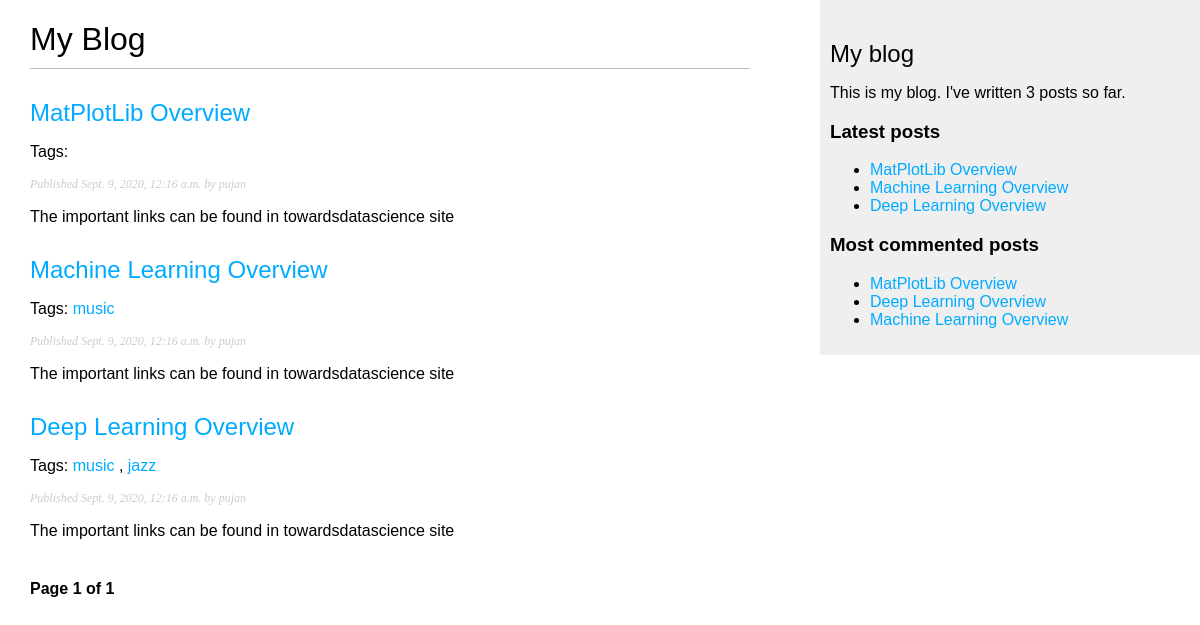
The page /blog/ on the database as committed earlier.
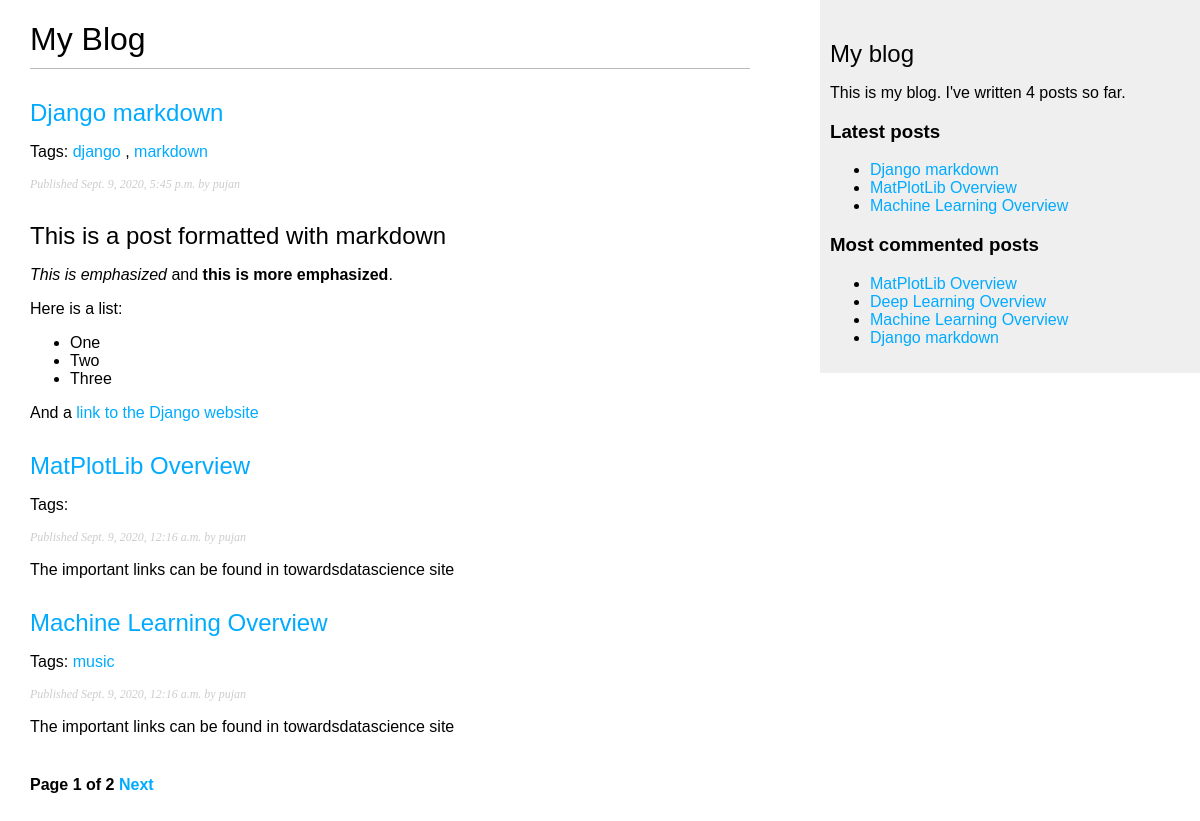
The same page on the database as committed later.
### blog/models.py (models this page shows, shortened)
class Post(models.Model):
    STATUS_CHOICES = (
        ('draft', 'Draft'),
        ('published', 'Published')
    )
    title = models.CharField(max_length=250)
    slug = models.SlugField(max_length=250, unique_for_date='publish')
    author = models.ForeignKey(User, on_delete=models.CASCADE, related_name='blog_posts')
    body = models.TextField()
    publish = models.DateTimeField(default=timezone.now)
    created = models.DateTimeField(auto_now_add=True)
    updated = models.DateTimeField(auto_now=True)
    status = models.CharField(max_length=10, choices=STATUS_CHOICES, default='draft')
    objects = models.Manager()
    published = PublishedManager()
    tags = TaggableManager()
    class Meta:
        ordering = ('-publish',)
    def get_absolute_url(self):
        return reverse('blog:post_detail',
                       args=[self.publish.year,
                             self.publish.month,
                             self.publish.day, self.slug])

### blog/views.py (the view)
# urls.py: path('', views.post_list, name='post_list'),
def post_list(request, tag_slug=None):
    object_list = Post.published.all()
    tag = None
    if tag_slug:
        tag = get_object_or_404(Tag, slug=tag_slug)
        object_list = object_list.filter(tags__in=[tag])
    paginator = Paginator(object_list, 3) # 3 posts in each page
    page = request.GET.get('page')
    try:
        posts = paginator.page(page)
    except PageNotAnInteger:
        posts = paginator.page(1)
    except EmptyPage:
        posts = paginator.page(paginator.num_pages)
    return render(request, 'blog/post/list.html', {'page': page, 'posts': posts, 'tag': tag})

### blog/models.py (called while the page is built)
    def get_queryset(self):
        return super(PublishedManager, self).get_queryset().filter(status='published')

### blog/templatetags/blog_tags.py (called while the page is built)
@register.simple_tag
def total_posts():
    return Post.published.count()

@register.inclusion_tag('blog/post/latest_posts.html')
def show_latest_posts(count=5):
    latest_posts = Post.published.order_by('-publish')[:count]
    return {'latest_posts': latest_posts}

@register.simple_tag
def get_most_commented_posts(count=5):
    return Post.published.annotate(total_comments=Count('comments')).order_by('-total_comments')[:count]

@register.filter(name="markdown")
def markdown_format(text):
    return mark_safe(markdown.markdown(text))

### blog/templates/blog/post/list.html (shortened to what this page needs)
{% extends "blog/base.html" %}
{% load blog_tags %}
{% block content %}
    <h1>My Blog</h1>
    {% for post in posts %}
        <h2>
            <a href="{{ post.get_absolute_url }}">
                {{ post.title }}
            </a>
        </h2>
        <p class="tags">
            Tags:
            {% for tag in post.tags.all %}
                <a href="{% url "blog:post_list_by_tag" tag.slug %}">
                    {{ tag.name }}
                </a>
                {% if not forloop.last %}, {% endif %}
            {% endfor %}
        </p>
        <p class="date">
            Published {{ post.publish }} by {{ post.author }}
        </p>
        {{ post.body|markdown|truncatewords_html:30 }}
    {% endfor %}
    {% include "pagination.html" with page=posts %}
{% endblock %}

### blog/templates/blog/base.html (shortened to what this page needs)
<!DOCTYPE html>
{% load blog_tags %}
{% load static %}
<html>
<head>
    <link href="{% static 'css/blog.css' %}" rel="stylesheet">
</head>
<body>
    <div id="content">
        {% block content %}
        {% endblock %}
    </div>
    <div id="sidebar">
        <h2>My blog</h2>
        <p>This is my blog. I've written {% total_posts %} posts so far.</p>
        <h3>Latest posts</h3>
        {% show_latest_posts 3 %}
        <h3>Most commented posts</h3>
        {% get_most_commented_posts as most_commented_posts %}
        <ul>
            {% for post in most_commented_posts %}
                <li>
                    <a href="{{ post.get_absolute_url }}">{{ post.title }}</a>
                </li>
            {% endfor %}
        </ul>
    </div>
</body>
</html>

### blog/templates/pagination.html (shortened to what this page needs)
<div class="pagination">
    <span class="step-links">
        <span class="current">
            Page {{ page.number }} of {{ page.paginator.num_pages }}
        </span>
        {% if page.has_next %}
            <a href="?page={{ page.next_page_number }}">Next</a>
        {% endif %}
    </span>
</div>

### blog/templates/blog/post/latest_posts.html
<ul>
    {% for post in latest_posts %}
        <li>
            <a href="{{ post.get_absolute_url }}">{{ post.title }}</a>
        </li>
    {% endfor %}
</ul>

### blog/static/css/blog.css (style rules this page uses)
body { margin:0; padding:0; font-family:helvetica, sans-serif; }
a { color:#00abff; text-decoration:none; }
h1 { font-weight:normal; border-bottom:1px solid #bbb; padding:0 0 10px 0; }
h2 { font-weight:normal; margin:30px 0 0; }
#content { float:left; width:60%; padding:0 0 0 30px; }
#sidebar { float:right; width:30%; padding:10px; background:#efefef; height:100%; }
p.date { color:#ccc; font-family: georgia, serif; font-size: 12px; font-style: italic; }
.pagination { margin:40px 0; font-weight:bold; }

Rows that differ between the two databases and show on the page:
no longer on one of the page's lists (row edited): Post: title "Deep Learning Overview", publish "Sept. 9, 2020, 12:16 a.m.", author "pujan", body "The important links can be found in towardsdatascience site"
added Post: title "Django markdown", publish "Sept. 9, 2020, 5:45 p.m.", author "pujan", body "This is a post formatted with markdown This is emphasized and this is more emphasized . Here is a list: One Two Three And a link to the Django website"
now on this page (row unchanged): Tag: name "django", shown under "Django markdown"
added Tag: name "markdown", shown under "Django markdown"
changed Post "Deep Learning Overview": loses Tag (name "jazz"); loses Tag (name "music")
Other text that changed with them:
{{ page.paginator.num_pages }}: "1" → "2"
text no longer shown: "3"
text now shown: "Next 4"
